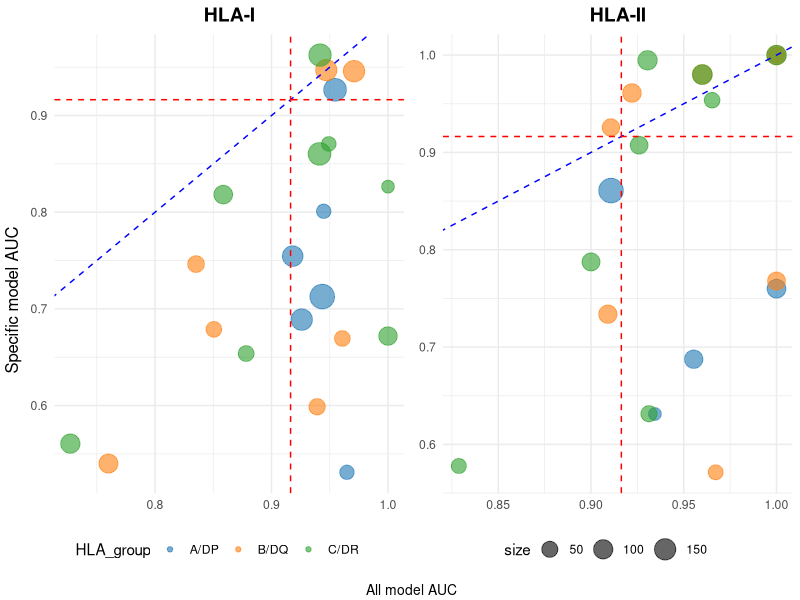
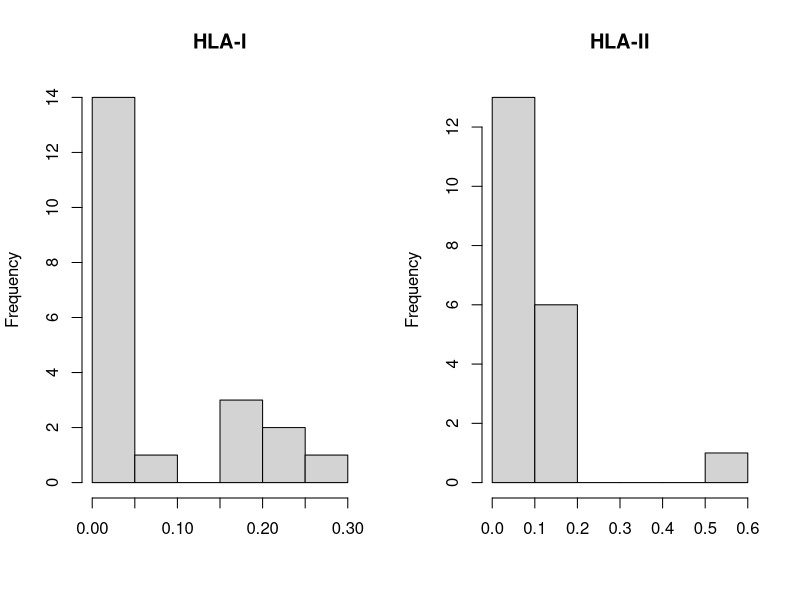
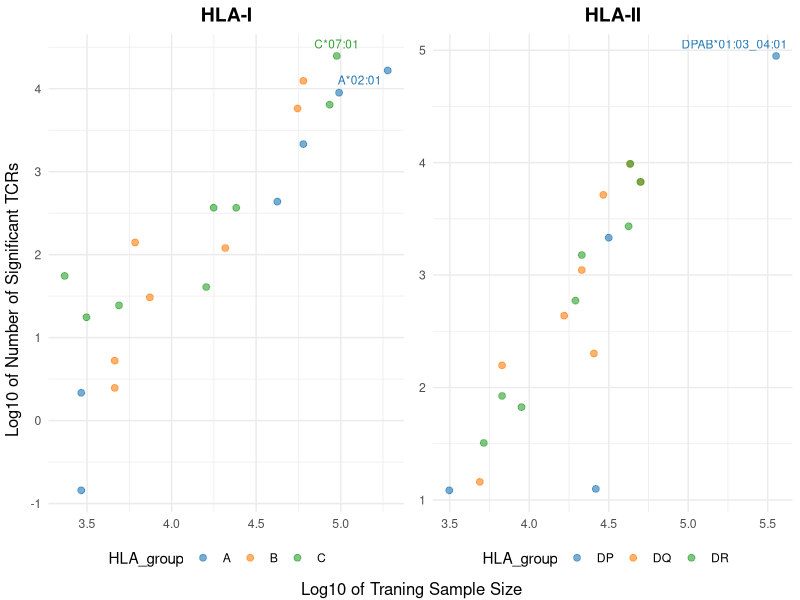

Generate these figures, in order, with R:
library(ggplot2)
library(dplyr)
library(ggrepel)
library(gridExtra)
library(grid)



setwd("/home/hyo/mystuff/git_test/conditional_TCR_prediction/plot/figure2/")
df1 = read.csv("../HLA_I_ready_data.csv")
df2 = read.csv("../HLA_II_ready_data.csv")

baseline = 0.9163461538461538
my_colors <- c("#1f77b4", "#ff7f0e", "#2ca02c")

get_legend <- function(my_plot) {
  tmp <- ggplot_gtable(ggplot_build(my_plot))
  leg <- which(sapply(tmp$grobs, function(x) x$name) == "guide-box")
  legend <- tmp$grobs[[leg]]
  return(legend)
}

## (A)

f1_main = ggplot(df1, aes(x = HLA_ignorant_AUC, y = HLA_specific_AUC, size = Training_Size, color = HLA_group, label = HLA_name)) +
  geom_point(alpha = 0.6) +
  geom_abline(intercept = 0, slope = 1, linetype = "dashed", color = "blue") +  
  geom_vline(xintercept = baseline,linetype = "dashed", color = "red") +  
  geom_hline(yintercept = baseline,linetype = "dashed", color = "red") +  
  scale_color_manual(labels =c("A/DP","B/DQ","C/DR") , values = my_colors) +  
  scale_size(range = c(4,8), breaks = c(50,100,150))+
  labs(x = "all AUC", y = "specific AUC", size = "train size", title = "HLA-I") +
  theme_minimal()  +
  theme(plot.title = element_text(hjust = 0.5, size = 14, face="bold"),
        axis.title.x = element_blank(),
        axis.title.y = element_blank(),
        legend.position = "bottom",
        legend.box = "vertical",
        legend.spacing.y = unit(0.01, "mm") ) +
  guides(color = guide_legend(nrow = 1), 
         size = "none")



f1_main_2 = ggplot(df2, aes(x = HLA_ignorant_AUC, y = HLA_specific_AUC, size = Training_Size, color = HLA_group, label = HLA_name)) +
  geom_point(alpha = 0.6, show.legend = T) +
  geom_abline(intercept = 0, slope = 1, linetype = "dashed", color = "blue") +  
  geom_vline(xintercept = baseline,linetype = "dashed", color = "red") +  
  geom_hline(yintercept = baseline,linetype = "dashed", color = "red") +  
  scale_color_manual(values = my_colors) +  
  scale_size(range = c(4,8), breaks = c(50,100,150))+
  labs(x = "all AUC", y = "specific AUC", color = "group", size="size", title = "HLA-II") +
  theme_minimal()   +
  theme(plot.title = element_text(hjust = 0.5, size = 14, face="bold"),
        axis.title.x = element_blank(),
        axis.title.y = element_blank(),
        legend.position = "bottom",
        legend.box = "horizontal") +
  guides(color = "none",
         size = guide_legend(nrow = 1))


legend1 <- get_legend(f1_main)
legend2 <- get_legend(f1_main_2)

f1_main <- f1_main + theme(legend.position = "none")
f1_main_2 <- f1_main_2 + theme(legend.position = "none")

grid.arrange(
  arrangeGrob(
    f1_main, f1_main_2,
    legend1,legend2,
    nrow=2,
    heights = c(35, 4)  # Adjust heights to allocate space for the legend
  ),
  bottom = textGrob("All model AUC", gp = gpar(fontsize = 10)),
  left = textGrob("Specific model AUC", rot = 90, gp = gpar(fontsize = 12))
)


# (B)
par(mfrow=c(1,2))
hist(df1$Significant_TCR_prop, main="HLA-I", xlab = "")
hist(df2$Significant_TCR_prop, main="HLA-II", xlab ="")


# (C) 

i3_p1 = ggplot(df1, aes(x = log(Training_Size), y = log(Significant_TCR_prop*280), color = HLA_group, label = HLA_name)) +
  geom_point(alpha = 0.6, show.legend = T, size=2) +
  geom_text_repel(data=subset(df1, Significant_TCR_prop*280 >= 60 ), size = 3, vjust = -1, show.legend = FALSE) +  
  scale_color_manual(values = my_colors) +  
  scale_size_continuous(range = c(3, 10)) +  
  labs(x = "all AUC", y = "specific AUC", size = "train size", title = "HLA-I") +
  theme_minimal()+
  theme(plot.title = element_text(hjust = 0.5, size = 14, face="bold"),
        axis.title.x = element_blank(),
        axis.title.y = element_blank(),
        legend.position = "bottom",
        legend.box = "vertical",
        legend.spacing.y = unit(0.01, "mm") ) +
  guides(color = guide_legend(nrow = 1), 
         size = guide_legend(nrow = 1))

i3_p2 = ggplot(df2, aes(x = log(Training_Size), y = log(Significant_TCR_prop*280), color = HLA_group, label = HLA_name)) +
  geom_point(alpha = 0.6, show.legend = T, size=2) +
  geom_text_repel(data=subset(df2, Significant_TCR_prop*280 > 60 ),size = 3, vjust = -1, show.legend = FALSE) +  
  scale_color_manual(values = my_colors) +  
  scale_size_continuous(range = c(3, 10)) +  
  labs(x = "all AUC", y = "specific AUC", size = "train size", title = "HLA-II") +
  theme_minimal()+
  theme(plot.title = element_text(hjust = 0.5, size = 14, face="bold"),
        axis.title.x = element_blank(),
        axis.title.y = element_blank(),
        legend.position = "bottom",
        legend.box = "vertical",
        legend.spacing.y = unit(0.01, "mm") ) +
  guides(color = guide_legend(nrow = 1), 
         size = guide_legend(nrow = 1))

legend1 <- get_legend(i3_p1)
legend2 <- get_legend(i3_p2)

i3_p1 <- i3_p1 + theme(legend.position = "none")
i3_p2 <- i3_p2 + theme(legend.position = "none")

grid.arrange(
  arrangeGrob(
    i3_p1, i3_p2,
    legend1,legend2,
    nrow=2,
    heights = c(56, 4)  # Adjust heights to allocate space for the legend
  ),
  bottom = textGrob("Log10 of Traning Sample Size", gp = gpar(fontsize = 12)),
  left = textGrob("Log10 of Number of Significant TCRs", rot = 90, gp = gpar(fontsize = 12))
)

